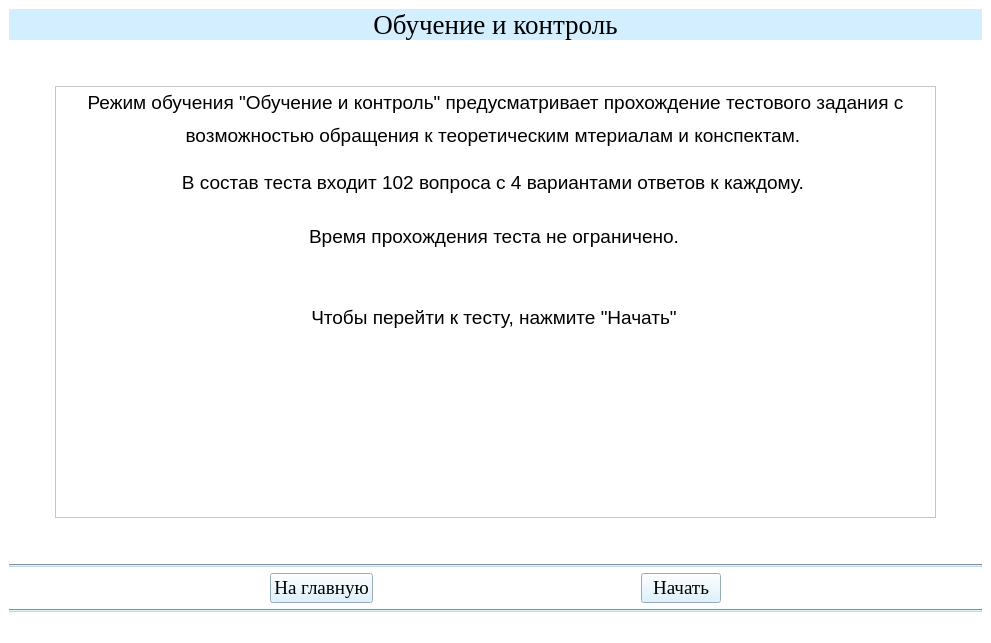
<?xml version="1.0" encoding="UTF-8"?>
<ui version="4.0">
 <class>TestPrompt0IIWindow</class>
 <widget class="QMainWindow" name="TestPrompt0IIWindow">
  <property name="geometry">
   <rect>
    <x>0</x>
    <y>0</y>
    <width>991</width>
    <height>643</height>
   </rect>
  </property>
  <property name="windowTitle">
   <string>АУК</string>
  </property>
  <property name="styleSheet">
   <string notr="true">background-color: rgb(255, 255, 255);</string>
  </property>
  <widget class="QWidget" name="centralwidget">
   <layout class="QGridLayout" name="gridLayout">
    <item row="1" column="0">
     <spacer name="horizontalSpacer_2">
      <property name="orientation">
       <enum>Qt::Horizontal</enum>
      </property>
      <property name="sizeType">
       <enum>QSizePolicy::Fixed</enum>
      </property>
      <property name="sizeHint" stdset="0">
       <size>
        <width>40</width>
        <height>20</height>
       </size>
      </property>
     </spacer>
    </item>
    <item row="3" column="0" colspan="3">
     <widget class="Line" name="line">
      <property name="styleSheet">
       <string notr="true">background-color: rgb(191, 216, 230);</string>
      </property>
      <property name="orientation">
       <enum>Qt::Horizontal</enum>
      </property>
     </widget>
    </item>
    <item row="0" column="0" colspan="3">
     <layout class="QVBoxLayout" name="verticalLayout">
      <item>
       <widget class="QLabel" name="label">
        <property name="font">
         <font>
          <family>Times New Roman</family>
          <pointsize>20</pointsize>
         </font>
        </property>
        <property name="styleSheet">
         <string notr="true">background-color: rgb(211, 239, 255);</string>
        </property>
        <property name="text">
         <string>Обучение и контроль</string>
        </property>
        <property name="alignment">
         <set>Qt::AlignCenter</set>
        </property>
       </widget>
      </item>
     </layout>
    </item>
    <item row="1" column="2">
     <spacer name="horizontalSpacer_5">
      <property name="orientation">
       <enum>Qt::Horizontal</enum>
      </property>
      <property name="sizeType">
       <enum>QSizePolicy::Fixed</enum>
      </property>
      <property name="sizeHint" stdset="0">
       <size>
        <width>40</width>
        <height>20</height>
       </size>
      </property>
     </spacer>
    </item>
    <item row="2" column="1">
     <spacer name="verticalSpacer">
      <property name="orientation">
       <enum>Qt::Vertical</enum>
      </property>
      <property name="sizeType">
       <enum>QSizePolicy::Fixed</enum>
      </property>
      <property name="sizeHint" stdset="0">
       <size>
        <width>20</width>
        <height>40</height>
       </size>
      </property>
     </spacer>
    </item>
    <item row="4" column="0" colspan="3">
     <layout class="QHBoxLayout" name="horizontalLayout">
      <item>
       <spacer name="horizontalSpacer">
        <property name="orientation">
         <enum>Qt::Horizontal</enum>
        </property>
        <property name="sizeHint" stdset="0">
         <size>
          <width>40</width>
          <height>20</height>
         </size>
        </property>
       </spacer>
      </item>
      <item>
       <widget class="QPushButton" name="btn_glavnaya_testprompt">
        <property name="font">
         <font>
          <family>Times New Roman</family>
          <pointsize>14</pointsize>
          <weight>50</weight>
          <bold>false</bold>
         </font>
        </property>
        <property name="styleSheet">
         <string notr="true">background-color: rgb(211, 239, 255);
color: rgb(0, 0, 0);</string>
        </property>
        <property name="text">
         <string>На главную</string>
        </property>
       </widget>
      </item>
      <item>
       <spacer name="horizontalSpacer_3">
        <property name="orientation">
         <enum>Qt::Horizontal</enum>
        </property>
        <property name="sizeHint" stdset="0">
         <size>
          <width>40</width>
          <height>20</height>
         </size>
        </property>
       </spacer>
      </item>
      <item>
       <widget class="QPushButton" name="btn_begin_testprompt">
        <property name="font">
         <font>
          <family>Times New Roman</family>
          <pointsize>14</pointsize>
          <weight>50</weight>
          <bold>false</bold>
         </font>
        </property>
        <property name="styleSheet">
         <string notr="true">background-color: rgb(211, 239, 255);
color: rgb(0, 0, 0);</string>
        </property>
        <property name="text">
         <string>Начать</string>
        </property>
       </widget>
      </item>
      <item>
       <spacer name="horizontalSpacer_4">
        <property name="orientation">
         <enum>Qt::Horizontal</enum>
        </property>
        <property name="sizeHint" stdset="0">
         <size>
          <width>40</width>
          <height>20</height>
         </size>
        </property>
       </spacer>
      </item>
     </layout>
    </item>
    <item row="1" column="1">
     <layout class="QVBoxLayout" name="verticalLayout_2">
      <item>
       <spacer name="verticalSpacer_2">
        <property name="orientation">
         <enum>Qt::Vertical</enum>
        </property>
        <property name="sizeType">
         <enum>QSizePolicy::Fixed</enum>
        </property>
        <property name="sizeHint" stdset="0">
         <size>
          <width>20</width>
          <height>40</height>
         </size>
        </property>
       </spacer>
      </item>
      <item>
       <widget class="QTextBrowser" name="textBrowser">
        <property name="html">
         <string>&lt;!DOCTYPE HTML PUBLIC &quot;-//W3C//DTD HTML 4.0//EN&quot; &quot;http://www.w3.org/TR/REC-html40/strict.dtd&quot;&gt;
&lt;html&gt;&lt;head&gt;&lt;meta name=&quot;qrichtext&quot; content=&quot;1&quot; /&gt;&lt;style type=&quot;text/css&quot;&gt;
p, li { white-space: pre-wrap; }
&lt;/style&gt;&lt;/head&gt;&lt;body style=&quot; font-family:'MS Shell Dlg 2'; font-size:8.25pt; font-weight:400; font-style:normal;&quot;&gt;
&lt;p align=&quot;center&quot; style=&quot; margin-top:12px; margin-bottom:0px; margin-left:0px; margin-right:0px; -qt-block-indent:0; text-indent:0px; line-height:150%;&quot;&gt;&lt;span style=&quot; font-family:'Times New Roman,serif,serif'; font-size:14pt; color:#000000;&quot;&gt;Режим обучения &amp;quot;Обучение и контроль&amp;quot; предусматривает прохождение тестового задания с возможностью обращения к теоретическим мтериалам и конспектам. &lt;/span&gt;&lt;/p&gt;
&lt;p align=&quot;center&quot; style=&quot; margin-top:12px; margin-bottom:0px; margin-left:0px; margin-right:0px; -qt-block-indent:0; text-indent:0px; line-height:150%;&quot;&gt;&lt;span style=&quot; font-family:'Times New Roman,serif,serif'; font-size:14pt; color:#000000;&quot;&gt;В состав теста входит 102 вопроса с 4 вариантами ответов к каждому. &lt;/span&gt;&lt;/p&gt;
&lt;p align=&quot;center&quot; style=&quot; margin-top:0px; margin-bottom:0px; margin-left:0px; margin-right:0px; -qt-block-indent:0; text-indent:0px; line-height:150%;&quot;&gt;&lt;span style=&quot; font-size:8pt;&quot;&gt; &lt;/span&gt;&lt;/p&gt;
&lt;p align=&quot;center&quot; style=&quot; margin-top:0px; margin-bottom:0px; margin-left:0px; margin-right:0px; -qt-block-indent:0; text-indent:0px; line-height:150%;&quot;&gt;&lt;span style=&quot; font-family:'Times New Roman,serif,serif'; font-size:14pt; color:#000000;&quot;&gt;Время прохождения теста не ограничено.&lt;/span&gt;&lt;span style=&quot; font-size:8pt;&quot;&gt; &lt;/span&gt;&lt;/p&gt;
&lt;p align=&quot;center&quot; style=&quot; margin-top:0px; margin-bottom:0px; margin-left:0px; margin-right:0px; -qt-block-indent:0; text-indent:0px; line-height:150%;&quot;&gt;&lt;span style=&quot; font-family:'Times New Roman,serif'; font-size:14pt;&quot;&gt; &lt;/span&gt;&lt;span style=&quot; font-size:8pt;&quot;&gt; &lt;/span&gt;&lt;/p&gt;
&lt;p align=&quot;center&quot; style=&quot; margin-top:12px; margin-bottom:12px; margin-left:0px; margin-right:0px; -qt-block-indent:0; text-indent:0px; line-height:150%;&quot;&gt;&lt;span style=&quot; font-family:'Times New Roman,serif'; font-size:14pt;&quot;&gt;Чтобы перейти к тесту, нажмите &amp;quot;Начать&amp;quot;&lt;/span&gt;&lt;span style=&quot; font-size:8pt;&quot;&gt; &lt;/span&gt;&lt;/p&gt;&lt;/body&gt;&lt;/html&gt;</string>
        </property>
       </widget>
      </item>
     </layout>
    </item>
    <item row="5" column="0" colspan="3">
     <widget class="Line" name="line_2">
      <property name="styleSheet">
       <string notr="true">background-color: rgb(191, 216, 230);</string>
      </property>
      <property name="orientation">
       <enum>Qt::Horizontal</enum>
      </property>
     </widget>
    </item>
   </layout>
  </widget>
  <widget class="QStatusBar" name="statusbar"/>
 </widget>
 <resources/>
 <connections/>
</ui>
